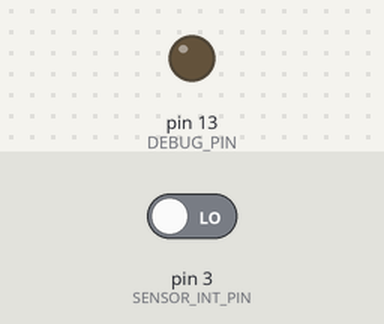
A sketch run on a simulated Arduino Uno, built with avr-gcc and run on an emulated ATmega328P. Shown: output pins drawn as LEDs (lit = HIGH). The test bench sets the inputs (shaded band); at power-on: pin 3 (SENSOR_INT_PIN) LOW. Pins used as bus, display or sensor lines are not drawn; what the sketch prints to the serial monitor is not drawn.

Above: at 11.2 s.
11.3 s: pin 3 (SENSOR_INT_PIN) driven HIGH
At 12.5 s:
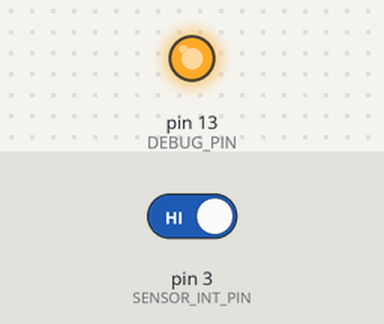
12.8 s: pin 3 (SENSOR_INT_PIN) driven LOW
At 13.8 s:
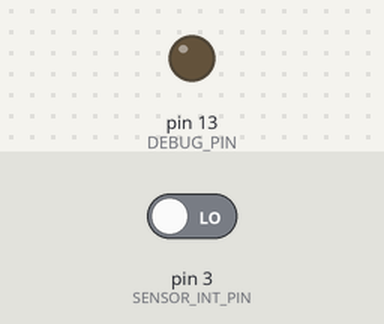
Timing chart, 0 to 15.8 s (numbered marks = the images above; inputs shaded):
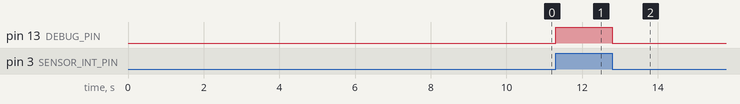

The sketch:

Radar_RCWL-0516.ino
```cpp
// Evaluation of Microwave Radar Sensors
//
// Andre Meyer, mail@andmeyer.ch
//
// DESCRIPTION
// Simple sketch to detect moving objects (people) in range of an Microwave Radar Sensor
//
// COMPONENTS
// - Adafruit Feather M0 Wifi (1x)
// - RCWL-0516 Microwave Radar Sensor (1x)
// - Green LED (1x)
// - Red LED (1x)
// - 220R resistor (2x)

#include "Arduino.h"
#include "src/RadarSensor.h"


void setup() {
  Serial.begin(9600);

  setupRadarSensor();

  delay(10000);

  enableRadarSensor();

}

void loop() {
  printRadarSensor();
  delay(10000);
}


// interrupt stuff
```

RadarSensor.cpp
```cpp
#include "RadarSensor.h"
#include "SensorData.h"

#ifdef ARDUINO_SAMD_FEATHER_M0 // pin defines for Adafruit Feather M0
cconst int SENSOR_INT_PIN = 13; // sensor interrupt pin
const int SENSOR_EN_PIN = 12;
const int DEBUG_PIN = -1; // TBD
#else // pin defines for TheThings Uno (Arduino Leonardo)
const int SENSOR_INT_PIN = 3; // sensor interrupt pin
const int SENSOR_EN_PIN = 4;
const int DEBUG_PIN = 13;
#endif

RadarSensor_RCWL0516 radarSensor;

SensorData data;
int numBins = 3;
unsigned int binBorders[] = {6000, 10000}; // size is numBins-1

void setupRadarSensor() {

    data.setBinBorders(binBorders, numBins-1);

    configureStatusPins();

    radarSensor.setInterruptPin(SENSOR_INT_PIN);
    radarSensor.setEnablePin(SENSOR_EN_PIN);
    radarSensor.configure();

}

void enableRadarSensor() {
    data.clear();
    attachInterrupt(digitalPinToInterrupt(SENSOR_INT_PIN), radarSensorCallback, CHANGE); // enable interrupt
    radarSensor.enable();
}

void configureStatusPins(){
    pinMode(DEBUG_PIN, OUTPUT);
    digitalWrite(DEBUG_PIN, LOW);
}


void readRadarSensor(uint16_t* ptr, int len) {
    memset(ptr,0xE, len*sizeof(uint16_t));
    if (data.getNumBins() == len) {
        data.getBins(ptr);
    }
}


void printRadarSensor(){
    Serial.println("--- Data for Radar Sensor ---");
    data.printBins();
    data.printData();
    data.clear();
}

// Sensor Callback

typedef enum {
  SENSOR_STATE_ON,
  SENSOR_STATE_OFF
} sensor_state_t;

void radarSensorCallback() {
  static sensor_state_t sensorState = SENSOR_STATE_ON;
  static unsigned int movementOnTime = 0;

  if (digitalRead(SENSOR_INT_PIN) == HIGH) {
    digitalWrite(DEBUG_PIN, HIGH);
    // start of movement detected
    sensorState = SENSOR_STATE_ON;
    movementOnTime = millis();
  }
  else {
    digitalWrite(DEBUG_PIN, LOW);
    // end of movement detected
    if (sensorState == SENSOR_STATE_ON) { // check for correct toggling sequence
      sensorState = SENSOR_STATE_OFF;
      unsigned int movementDuration = millis() - movementOnTime;
      data.add(movementDuration);
    }
  }
}
```

RadarSensor.h
```cpp
// RadarSensor.h

#ifndef _RADARSENSOR_H_
#define _RADARSENSOR_H_

#include "RadarSensor_RCWL0516.h"


extern RadarSensor_RCWL0516 radarSensor;
extern SensorData data;

void setupRadarSensor();

void enableRadarSensor();

void configureStatusPins();

void radarSensorCallback();

void readRadarSensor(uint16_t* ptr, int len);

void printRadarSensor();

#endif // _RADARSENSOR_H_
```

RadarSensor_RCWL0516.cpp
```cpp
// RadarSensor_RCWL0516.cpp

#include "RadarSensor_RCWL0516.h"

RadarSensor_RCWL0516::RadarSensor_RCWL0516() :
_interruptPin(-1), _enablePin(-1), _configured(false) {

}

RadarSensor_RCWL0516::~RadarSensor_RCWL0516() {

}

int RadarSensor_RCWL0516::setInterruptPin(int pin) {
    _interruptPin = pin;
}

int RadarSensor_RCWL0516::setEnablePin(int pin) {
    _enablePin = pin;
}

int RadarSensor_RCWL0516::getInterruptPin() {
    return _interruptPin;
}

int RadarSensor_RCWL0516::getEnablePin() {
    return _enablePin;
}

int RadarSensor_RCWL0516::configure() {
    if (_interruptPin < 0 || _enablePin < 0) {
        return 1;
    }
    #ifdef ARDUINO_SAMD_FEATHER_M0
    pinMode(_interruptPin, INPUT_PULLDOWN);
    #else
    pinMode(_interruptPin, INPUT);
    #endif
    // configure sensor enable pin
    pinMode(_enablePin, OUTPUT);
    _configured = true;
}

int RadarSensor_RCWL0516::enable() {
    if (!_configured) {
        return 1;
    }
    digitalWrite(_enablePin, HIGH); // set enable pin
    return 0;
}

int RadarSensor_RCWL0516::disable() {
    if (!_configured) {
        return 1;
    }
    digitalWrite(_enablePin, LOW);
    return 0;
}
```

RadarSensor_RCWL0516.h
```cpp
// RadarSensor_RCWL0516.h

#ifndef _RADARSENSOR_RCWL0516_H_
#define _RADARSENSOR_RCWL0516_H_

#include "Arduino.h"
#include "SensorData.h"

class RadarSensor_RCWL0516 {
    public:
        RadarSensor_RCWL0516();
        virtual ~RadarSensor_RCWL0516();

        int setInterruptPin(int pin); // interrupt pin has to be interrupt capable
        int setEnablePin(int pin);

        int getInterruptPin();
        int getEnablePin();

        int configure();
        int enable();
        int disable();

        void sensorIRQ();

    private:
        int _interruptPin;
        int _enablePin;
        bool _configured;

};


#endif // _RADARSENSOR_RCWL0516_H_
```

SensorData.cpp
```cpp
// SensorData.cpp

#include "SensorData.h"
#include "limits.h"
#include "Arduino.h"

SensorData::SensorData() : _numBins(0), _bins(NULL), _binBorders(NULL), _dataIndex(0), _dataOverflow(false) {
    clear();
}

SensorData::~SensorData() {
    if (_bins) {
        free(_bins);
        _bins = NULL;
    }
    if (_binBorders) {
        free(_binBorders);
        _binBorders = NULL;
    }
}

int SensorData::setBinBorders(unsigned int* binBorders, int len) {
    _numBins = len+1;
    if (_binBorders) {
        free(_binBorders);
    }
    _binBorders = (unsigned int*)malloc(len*sizeof(unsigned int));
    memcpy(_binBorders, binBorders, len*sizeof(unsigned int));
    if (_bins) {
        free(_bins);
    }
    _bins = (uint16_t*)malloc(_numBins*sizeof(uint16_t));
    clear(); // clear data structure
}

int SensorData::clear() {
    // clear bins
    if (_bins) {
        memset(_bins, 0, _numBins*sizeof(uint16_t));
    }
    // clear buffer
    memset(_dataBuffer, 0, BUFFER_SIZE*sizeof(unsigned int));
    _dataIndex = 0;
    _dataOverflow = false;
}

int SensorData::add(unsigned int val) {
    // fill bin
    if (_bins) {
        int binIdx = _numBins-1;
        for (int i=0; i<_numBins-1; i++) {
            if (val < _binBorders[i]) {
                binIdx = i;
                break;
            }
        }
        _bins[binIdx]++;
    }
    // fill buffer
    if (_dataIndex < BUFFER_SIZE) {
        _dataBuffer[_dataIndex++] = val;
    }
    else {
        _dataOverflow = true;
    }
    return 0;
}

int SensorData::getNumBins() {
    return _numBins;
}

int SensorData::getBins(uint16_t* bins) {
    memcpy(bins, _bins, _numBins*sizeof(uint16_t));
    return 0;
}

int SensorData::printBins() {
    uint16_t* bins = (uint16_t*)malloc(_numBins*sizeof(uint16_t));
    getBins(bins);
    for (int i=0; i<_numBins; i++) {
        Serial.print("[");
        Serial.print(i);
        Serial.print("]: ");
        Serial.print(bins[i]);
        Serial.print(" ");
    }
    Serial.println();
    return 0;
}

int SensorData::printData() {
    //Serial.print("index: ");
    //Serial.println(_dataIndex);
    //Serial.print("overflow: ");
    //Serial.println(_dataOverflow);
    for (int i=0; i<_dataIndex; i++) {
        Serial.print("[");
        Serial.print(i);
        Serial.print("]: ");
        Serial.println(_dataBuffer[i]);
    }
    return 0;
}
```

SensorData.h
```cpp
// SensorData.h
//
// Andre Meyer, mail@andmeyer.ch
//
// Class for storing sensor data


#ifndef _SENSORDATA_H
#define _SENSORDATA_H

#include <stdint.h>

#define BUFFER_SIZE 256

class SensorData {

    public:

        SensorData();
        virtual ~SensorData();

        int setBinBorders(unsigned int* binBorders, int len);

        int clear();
        int add(unsigned int val);

        int getNumBins();
        int getBins(uint16_t* bins);
        int printBins();

        int printData();

    private:
        int _numBins;
        uint16_t* _bins;
        unsigned int* _binBorders;
        unsigned int _dataBuffer[BUFFER_SIZE];
        int _dataIndex;
        bool _dataOverflow;

};

#endif // _SENSORDATA_H
```

Measured:
- after the input at 11.3 s, pin 13 (DEBUG_PIN): LOW → HIGH at once
- after the input at 12.8 s, pin 13 (DEBUG_PIN): HIGH → LOW at once
